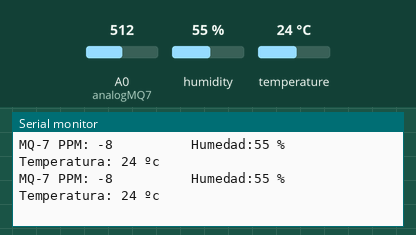
This sketch was run on a simulated Arduino Uno, built with avr-gcc and run on an emulated ATmega328P. Shown: the last lines printed to the serial monitor. The inputs (shaded band) are chosen by the test bench; at power-on: humidity 55 %, A0 (analogMQ7) = 512, temperature 24 °C.

Above: at 2.3 s.
2.4 s: humidity set to 22 %
At 3.5 s:
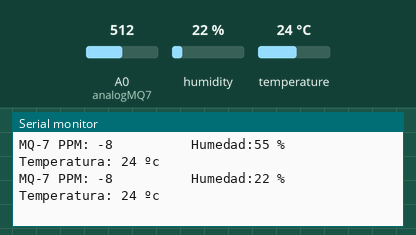
4.5 s: A0 (analogMQ7) set to 716
At 5.8 s:
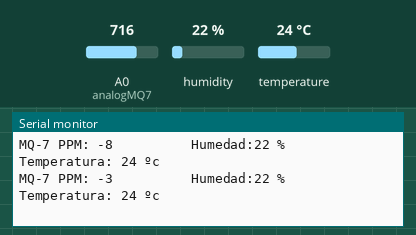
6.6 s: temperature set to 12 °C
At 7.9 s:
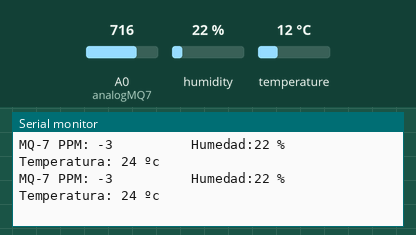
8.7 s: A0 (analogMQ7) set to 900
At 9.9 s:
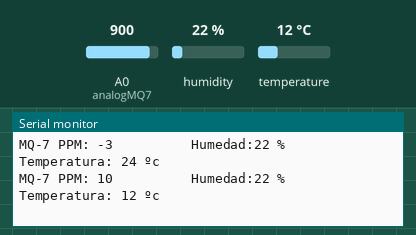
10.8 s: humidity set to 40 %
At 13.1 s:
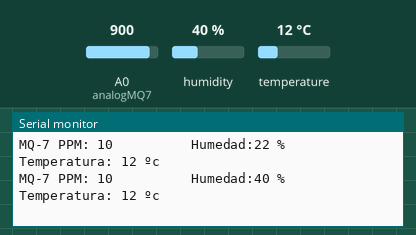
Timing chart, 0 to 13.9 s (numbered marks = the images above; inputs shaded):
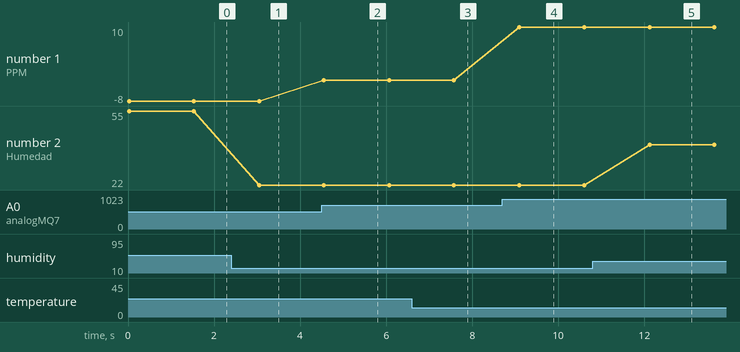

Measured:
- after the input at 2.4 s, the serial monitor: prints a new line after 0.65 s (image 1)
- after the input at 4.5 s, the serial monitor: prints a new line after 0.05 s (image 2)
- after the input at 8.7 s, the serial monitor: prints a new line after 0.40 s (image 4)
- after the input at 10.8 s, the serial monitor: prints a new line after 1.3 s (image 5)
- plotted number 1: -8 → -3 after the input at 4.5 s, -3 → 10 after the input at 8.7 s
- plotted number 2: 55 → 22 after the input at 2.4 s, 22 → 40 after the input at 10.8 s

The sketch:

dht_mq7_esp_direc.ino
```cpp
#define analogMQ7 A0      // Signal

#include "DHT.h"
#define DHTPIN 4
#define DHTTYPE DHT11

DHT dht(DHTPIN, DHTTYPE);

void setup() {
  // put your setup code here, to run once:
 Serial.begin(9600);
 dht.begin();
 pinMode (analogMQ7, INPUT);

}

void loop() {
  // put your main code here, to run repeatedly:
  //dht
  int h = dht.readHumidity(); //Leemos la Humedad //uso int por el tema de la pesicion
  int t = dht.readTemperature();

  //COMPOROBACION DE LECTURA
  if (isnan(h) || isnan(t) ) {
    Serial.println(F("Failed to read from DHT sensor!"));
    return;
}


int sensorValue = analogRead(analogMQ7);
int v= (sensorValue*2000)/(3000); //para imprimir valor real
 Serial.print("MQ-7 PPM: ");
 Serial.print(v);
Serial.print("          ");
  Serial.print("Humedad:");
  Serial.print(h);
  Serial.print(" %          ");
  Serial.print("Temperatura: ");
  Serial.print(t);
  Serial.println(" ºc");
 delay(1500);
}
```
